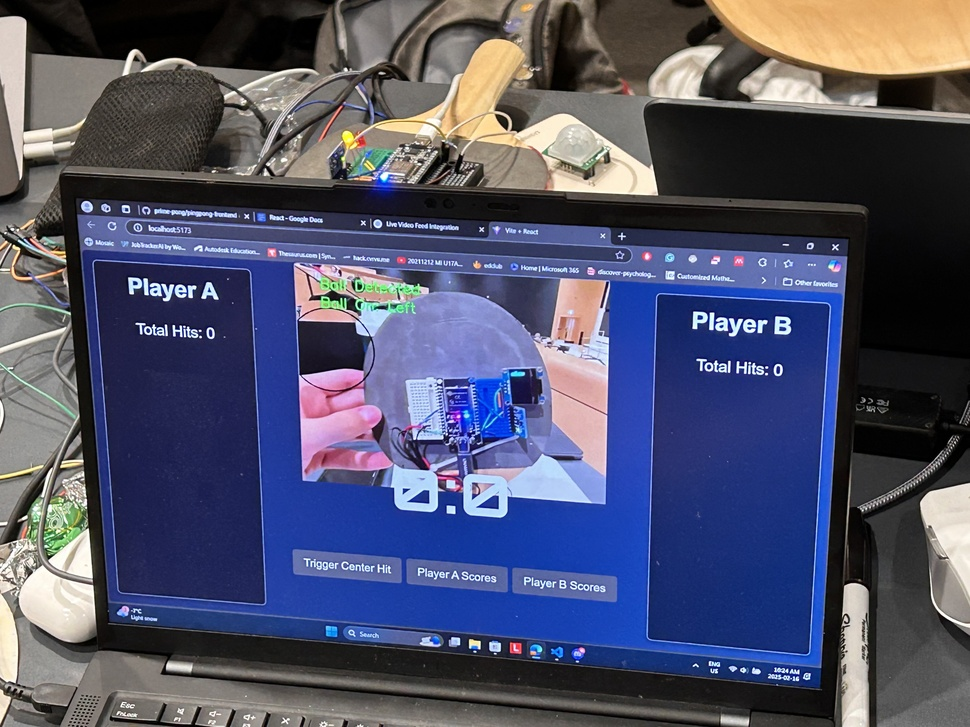
#> input picture images/IMG_2100.jpg, 970 x 727 px, shrunk from 4032 x 3024 before the run, given in place of the camera
$ python opencv.py
#> lines starting #> are read from the running program, lines starting #| are printed output that depends on the picture; after the words box and inside, x2 and y2 are one past the last pixel; in counts of white or black regions, pixels touching at a corner belong together
#> in main, frame is the input picture: shape (727, 970, 3); mean B, G, R 105.9, 81.8, 79.1
import cv2
import numpy as np
import time
import requests  # Optional: for sending HTTP requests to your game server

# --- CONFIGURATION --- #
MIN_DISTANCE_PIXELS = 50  # Adjust based on your calibration
PIXELS_PER_CM = 10         # Example: 10 pixels ~ 1 cm.
PURPLE_PADDING_CM = 5      # Purple padded rectangle: 5 cm padding.
GREEN_PADDING_CM = 1       # Green table rectangle: 1 cm padding.
DELAY_SECONDS = 3          # Delay before scoring after ball is undetectable

# --- UTILITY FUNCTIONS --- #
def adjust_lighting(frame):
    """Adjust lighting using histogram equalization on the Y channel of YCrCb."""
    ycrcb = cv2.cvtColor(frame, cv2.COLOR_BGR2YCrCb)
#> ycrcb: shape (727, 970, 3); mean of channels 0, 1, 2 83.8, 124.7, 140.5
    y, cr, cb = cv2.split(ycrcb)
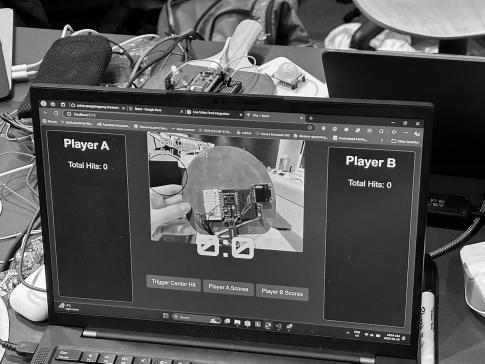
#> y: shape (727, 970) (shown at 1/2 size); min 0, max 255, mean 83.8
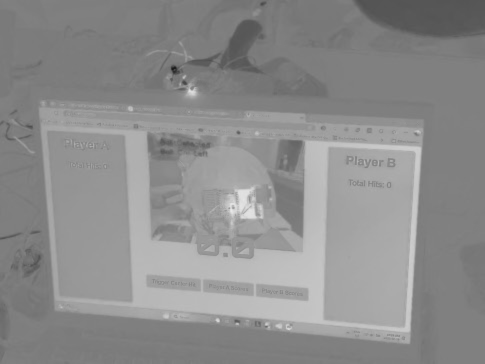
#> cb: shape (727, 970) (shown at 1/2 size); min 20, max 233, mean 140.5
    y_eq = cv2.equalizeHist(y)
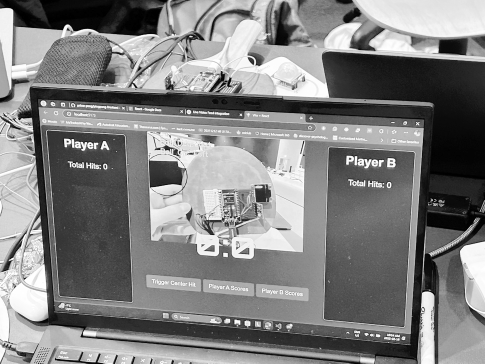
#> y_eq: shape (727, 970) (shown at 1/2 size); min 0, max 255, mean 127.8
    ycrcb_eq = cv2.merge((y_eq, cr, cb))
#> ycrcb_eq: shape (727, 970, 3); mean of channels 0, 1, 2 127.8, 124.7, 140.5
    return cv2.cvtColor(ycrcb_eq, cv2.COLOR_YCrCb2BGR)
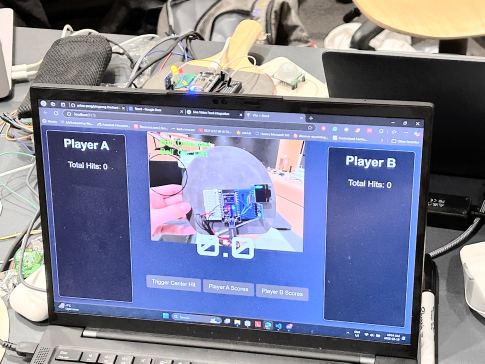
#> returned value: shape (727, 970, 3) (shown at 1/2 size); mean B, G, R 148.6, 125.8, 122.2

# --- TABLE DETECTOR CLASS --- #
class TableDetector:
    def __init__(self):
        self.tracked_markers = None

    # [10 lines left out: function order_points, not called in this run]

    def remove_close_points(self, points, min_distance):
        """Remove points that are too close together."""
        if len(points) == 0:
            return points
        filtered = []
        for pt in points:
            if any(np.linalg.norm(pt - np.array(existing)) < min_distance for existing in filtered):
                continue
            filtered.append(pt)
        return np.array(filtered, dtype="float32")

    def detect_blue_markers(self, frame):
        """Detect blue markers in the frame and return their centroids."""
        frame_adj = adjust_lighting(frame)
        hsv = cv2.cvtColor(frame_adj, cv2.COLOR_BGR2HSV)
#> hsv: shape (727, 970, 3); mean H, S, V 67.4, 64.6, 157.1
        lower_blue = np.array([100, 150, 50])
        upper_blue = np.array([140, 255, 255])
        mask = cv2.inRange(hsv, lower_blue, upper_blue)
#> mask: shape (727, 970); 9.4% white; 889 white regions (838 under 20 px), largest, box (x1, y1, x2, y2) and area: (320, 485, 716, 651) 29983, (648, 446, 820, 654) 15210, (657, 295, 829, 378) 6284
        kernel = np.ones((5, 5), np.uint8)
        mask = cv2.morphologyEx(mask, cv2.MORPH_OPEN, kernel)
#> mask: shape (727, 970); 7% white; 47 white regions, largest, box (x1, y1, x2, y2) and area: (346, 488, 648, 644) 26229, (683, 505, 816, 653) 9772, (657, 295, 826, 344) 3490
        mask = cv2.morphologyEx(mask, cv2.MORPH_CLOSE, kernel)
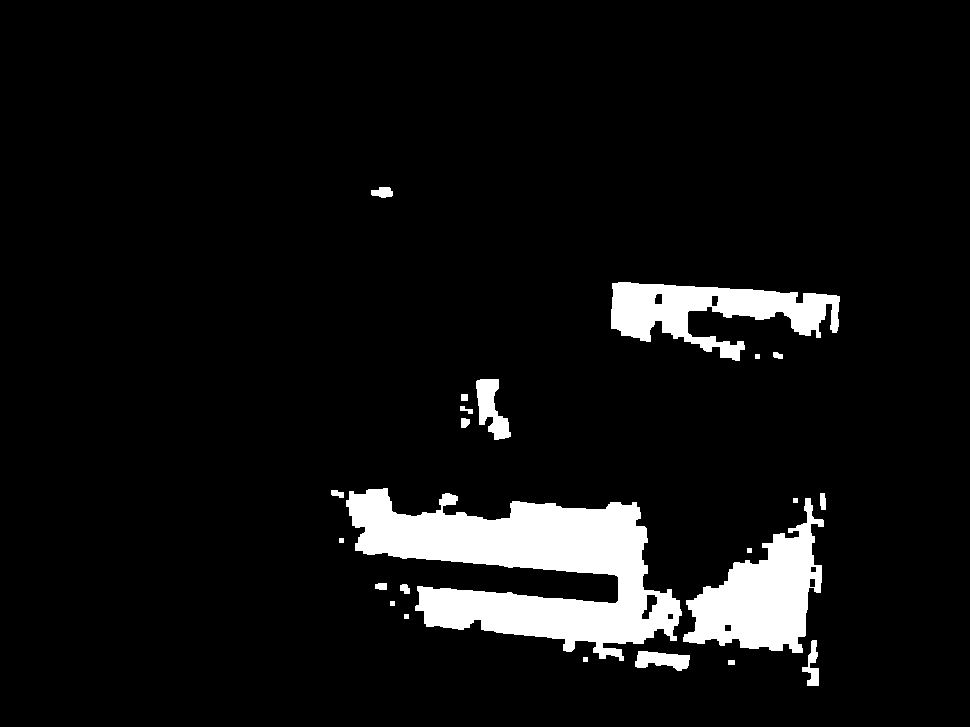
#> mask: shape (727, 970); 7.2% white; 23 white regions
        contours, _ = cv2.findContours(mask.copy(), cv2.RETR_EXTERNAL, cv2.CHAIN_APPROX_SIMPLE)
#> contours = 23 contours, 7 with area under 20; largest, box (x1, y1, x2, y2) and area: (346, 488, 682, 661) 27704, (683, 498, 824, 653) 10339, (611, 282, 840, 361) 8342, (476, 379, 511, 440) 1062, (635, 651, 690, 671) 662
        centroids = []
        for cnt in contours:
            if cv2.contourArea(cnt) > 50:
                M = cv2.moments(cnt)
                if M["m00"] != 0:
                    cx = int(M["m10"] / M["m00"])
                    cy = int(M["m01"] / M["m00"])
                    centroids.append([cx, cy])
#> this loop made 23 passes
#> (cx, cy) on passes 3, 4, 7, 8, 11, 13, 14, 15: (661, 659), (812, 665), (404, 588), (380, 585), (762, 595), (822, 501), (336, 493), (527, 566)
#> after the loop, centroids = [[661, 659], [812, 665], [404, 588], [380, 585], [762, 595], [822, 501], [336, 493], [527, 566], [464, 422], [490, 407], [710, 310], [382, 192]]
        if len(centroids) == 0:
            return None
        centroids = np.array(centroids, dtype="float32")
        centroids = self.remove_close_points(centroids, MIN_DISTANCE_PIXELS)
#> the loop in remove_close_points, `for pt in points:` made 12 passes
#> after the loop in remove_close_points, `for pt in points:`: filtered = [[661, 659], [812, 665], [404, 588], [762, 595], [822, 501], [336, 493], [527, 566], [464, 422], [710, 310], [382, 192]]
#> centroids has the same summary as filtered in remove_close_points
        return centroids

    # [18 lines left out: function update_tracked_markers, not called in this run]

    def process_frame(self, frame):
        """
        Processes a frame, updates marker tracking, and if 4 markers are reliably tracked,
        returns the table's vertices as a list of 4 [x, y] pairs.
        """
        detected = self.detect_blue_markers(frame)
#> detected has the same summary as filtered in remove_close_points
        if detected is not None:
            if self.tracked_markers is None:
                if detected.shape[0] == 4:
                    self.tracked_markers = self.order_points(detected)
            else:
                self.tracked_markers = self.update_tracked_markers(self.tracked_markers, detected)
        if self.tracked_markers is not None:
            return self.tracked_markers.astype(int).tolist()
        return None

# --- BALL DETECTION --- #
def detect_orange_ball(frame):
    """Detects the orange ball and returns its center and radius."""
    frame_adj = adjust_lighting(frame)
    hsv = cv2.cvtColor(frame_adj, cv2.COLOR_BGR2HSV)
    lower_orange = np.array([0, 80, 80])
    upper_orange = np.array([25, 255, 255])
    mask = cv2.inRange(hsv, lower_orange, upper_orange)
#> mask: shape (727, 970); 2.4% white; 133 white regions (109 under 20 px), largest, box (x1, y1, x2, y2) and area: (708, 0, 970, 75) 13224, (447, 42, 522, 131) 2026, (452, 122, 473, 139) 137
    kernel = np.ones((5, 5), np.uint8)
    mask = cv2.morphologyEx(mask, cv2.MORPH_OPEN, kernel)
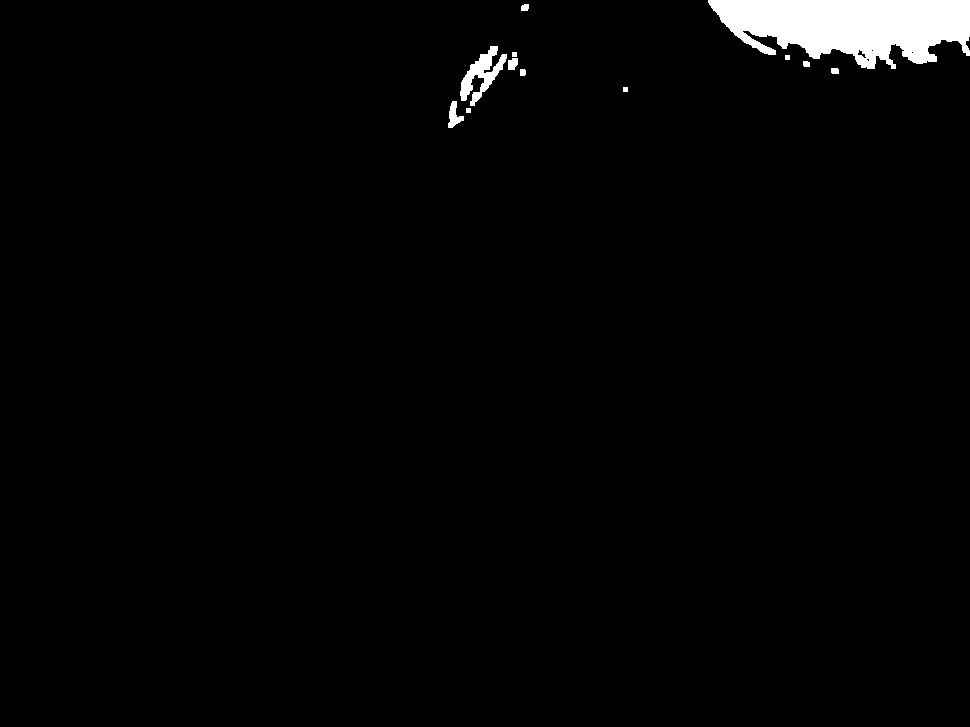
#> mask: shape (727, 970); 2% white; 12 white regions, largest, box (x1, y1, x2, y2) and area: (708, 0, 970, 69) 12613, (460, 46, 507, 106) 1119, (448, 101, 464, 128) 225
    mask = cv2.morphologyEx(mask, cv2.MORPH_CLOSE, kernel)
#> mask: shape (727, 970); 2.1% white; 8 white regions
    contours, _ = cv2.findContours(mask, cv2.RETR_EXTERNAL, cv2.CHAIN_APPROX_SIMPLE)
#> contours = 8 contours, 2 with area under 20; largest, box (x1, y1, x2, y2) and area: (708, 0, 970, 69) 12402, (460, 46, 518, 113) 1432, (448, 101, 464, 128) 194, (521, 4, 529, 11) 38, (831, 68, 839, 74) 34, (520, 69, 526, 76) 29
    if len(contours) == 0:
        return None, None
    largest_contour = max(contours, key=cv2.contourArea)
#> largest_contour = contour of 217 points, box (x1, y1, x2, y2) (708, 0, 970, 69), area 12402
    ((x, y), radius) = cv2.minEnclosingCircle(largest_contour)
#> x = 838.5; y = 27.5; radius = 133.4
    if radius < 2:
        return None, None
    return (int(x), int(y)), int(radius)

# [5 lines left out: function determine_ball_side, not called in this run]

# --- SCORING LOGIC --- #
# These variables track whether the ball was in bounds and the last detected side.
ball_in_bounds = False
last_detected_side = None
undetectable_start_time = None  # Timestamp when the ball first went undetectable

# [6 lines left out: function trigger_score_event, not called in this run]
    # [10 lines of commented-out code are left out]
def main():
    global ball_in_bounds, last_detected_side, undetectable_start_time

    cap = cv2.VideoCapture(2)
    detector = TableDetector()

    if not cap.isOpened():
        print("Could not open webcam.")
        return

    # Pre-calculate padding values in pixels.
    purple_padding_pixels = int(PURPLE_PADDING_CM * PIXELS_PER_CM)
    green_padding_pixels = int(GREEN_PADDING_CM * PIXELS_PER_CM)

    while True:
        ret, frame = cap.read()
        if not ret:
            break

        frame_adjusted = adjust_lighting(frame)
        table_vertices = detector.process_frame(frame_adjusted)
        ball_center, ball_radius = detect_orange_ball(frame_adjusted)
#> ball_center = (838, 27); ball_radius = 133
        padded_bounds = None

        # Draw table boundaries if table is detected.
        if table_vertices is not None:
            pts = np.array(table_vertices, dtype="int32")
            xs = pts[:, 0]
            ys = pts[:, 1]
            min_x, max_x = xs.min(), xs.max()
            min_y, max_y = ys.min(), ys.max()

            # Draw green table rectangle with 1 cm padding.
            green_min_x = max(min_x - green_padding_pixels, 0)
            green_min_y = max(min_y - green_padding_pixels, 0)
            green_max_x = min(max_x + green_padding_pixels, frame.shape[1])
            green_max_y = min(max_y + green_padding_pixels, frame.shape[0])
            cv2.rectangle(frame, (green_min_x, green_min_y), (green_max_x, green_max_y), (0, 255, 0), 3)

            # Compute and draw purple padded rectangle with 5 cm padding.
            padded_min_x = max(min_x - purple_padding_pixels, 0)
            padded_min_y = max(min_y - purple_padding_pixels, 0)
            padded_max_x = min(max_x + purple_padding_pixels, frame.shape[1])
            padded_max_y = min(max_y + purple_padding_pixels, frame.shape[0])
            padded_bounds = (padded_min_x, padded_min_y, padded_max_x, padded_max_y)
            cv2.rectangle(frame, (padded_min_x, padded_min_y), (padded_max_x, padded_max_y), (128, 0, 128), 2)

            # Optionally, draw the detected table vertices.
            for vertex in table_vertices:
                cv2.circle(frame, tuple(vertex), 5, (0, 0, 255), -1)

        # --- BALL DETECTION & SCORING --- #
        if ball_center is not None:
            # Reset undetectable timer if ball is detected.
            undetectable_start_time = None
            cv2.circle(frame, ball_center, ball_radius, (0, 165, 255), 2)
            if table_vertices is not None and padded_bounds is not None:
                # Determine which side the ball is on.
                side_text = determine_ball_side(ball_center, table_vertices)
                cv2.putText(frame, f"Side: {side_text}", (50, 90),
                            cv2.FONT_HERSHEY_SIMPLEX, 1, (0, 255, 0), 2)
                # Mark that the ball is detected and update last known side.
                ball_in_bounds = True
                last_detected_side = side_text
                cv2.putText(frame, "Ball Detected", (50, 50),
                            cv2.FONT_HERSHEY_SIMPLEX, 1, (0, 255, 0), 2)
        else:
            # When the ball is not detected:
            if ball_in_bounds and last_detected_side is not None:
                if undetectable_start_time is None:
                    # Start the timer when ball goes undetectable.
                    undetectable_start_time = time.time()
                else:
                    elapsed = time.time() - undetectable_start_time
                    cv2.putText(frame, f"Undetected: {elapsed:.1f}s", (50, 130),
                                cv2.FONT_HERSHEY_SIMPLEX, 1, (0, 0, 255), 2)
                    if elapsed >= DELAY_SECONDS:
                        # Award point to the opposing team.
                        # If the ball was last seen on the Left, then Player B scores.
                        if last_detected_side == "Left":
                            trigger_score_event("B")
                        else:
                            trigger_score_event("A")
                        # Reset state after scoring.
                        ball_in_bounds = False
                        last_detected_side = None
                        undetectable_start_time = None
            else:
                # Reset the timer if ball_in_bounds is False.
                undetectable_start_time = None

        cv2.imshow("Table & Orange Ball Tracking", frame)
        if cv2.waitKey(1) & 0xFF == ord('q'):
#> (key q is pressed here)
            break

    cap.release()
    cv2.destroyAllWindows()

if __name__ == "__main__":
    main()

$ run again, on images/IMG_5441.jpg
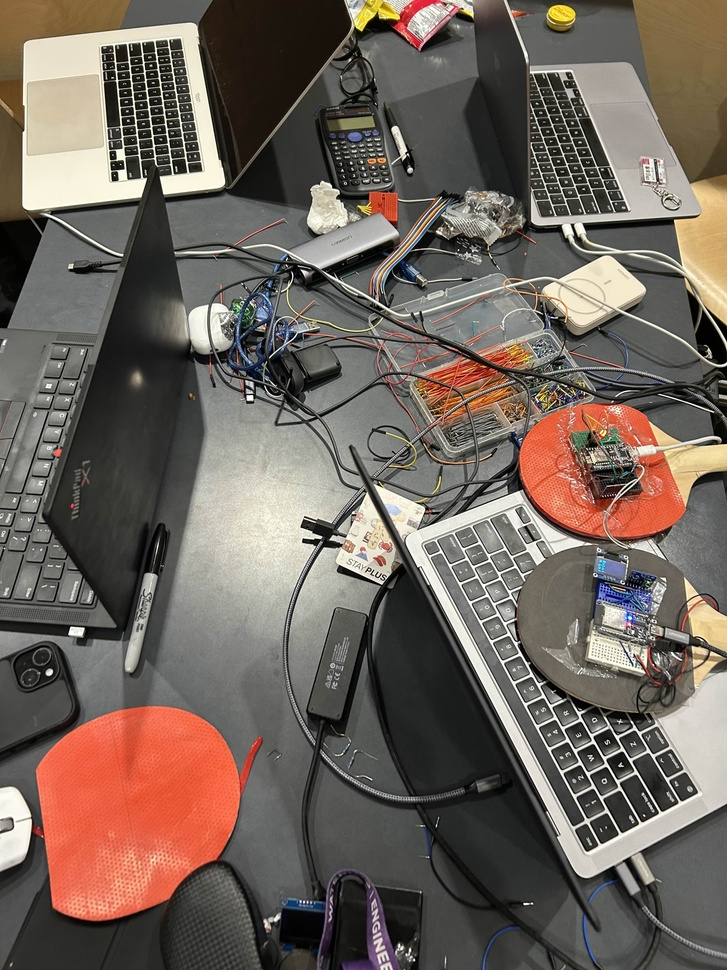
#> input picture images/IMG_5441.jpg, 727 x 970 px, shrunk from 3024 x 4032 before the run, given in place of the camera
#> in main, frame is the input picture: shape (970, 727, 3); mean B, G, R 92.1, 100.5, 112.1
#> ycrcb: shape (970, 727, 3); mean of channels 0, 1, 2 103, 134.4, 121.9
#> ycrcb_eq: shape (970, 727, 3); mean of channels 0, 1, 2 128, 134.4, 121.9
#> ycrcb: shape (970, 727, 3); mean of channels 0, 1, 2 127.4, 133.4, 122.2
#> ycrcb_eq: shape (970, 727, 3); mean of channels 0, 1, 2 128.1, 133.4, 122.2
#> hsv: shape (970, 727, 3); mean H, S, V 34.9, 37.8, 136.6
#> in detect_blue_markers, `mask = cv2.morphologyEx(mask, cv2.MORPH_OPEN, kernel)`:
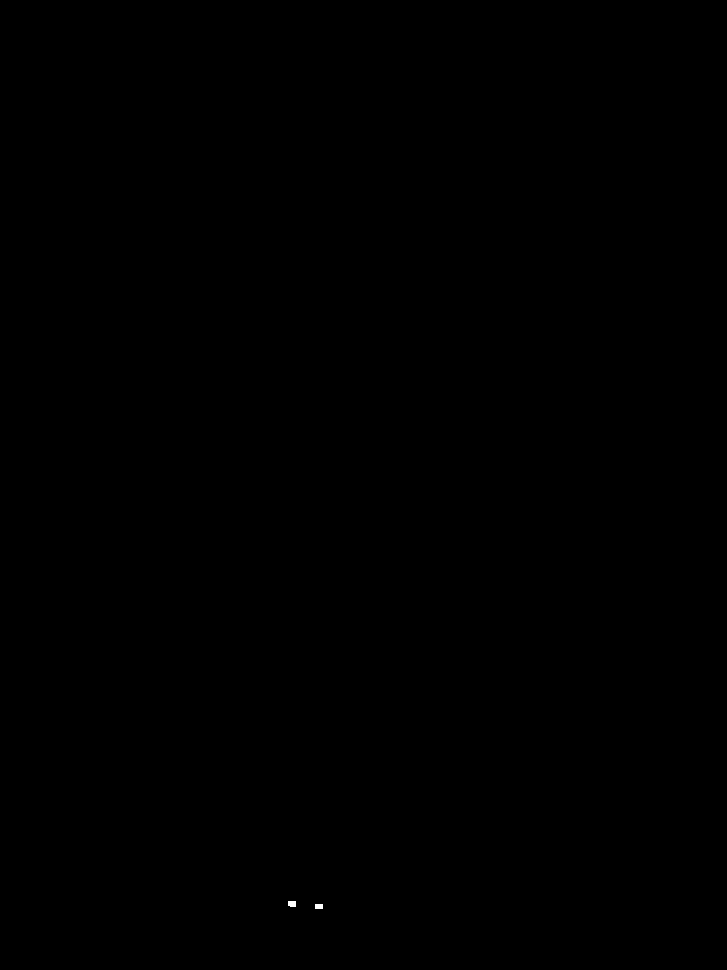
#> mask: shape (970, 727); 0.01% white; 2 white regions
#> in detect_blue_markers, `contours, _ = cv2.findContours(mask.copy(), cv2.RETR_EXTERNAL, cv2.CHA..`: contours = 2 contours; box (x1, y1, x2, y2) and area: (288, 901, 296, 907) 34, (315, 904, 323, 909) 28
#> the loop in detect_blue_markers, `for cnt in contours:` made 2 passes
#> cnt on pass 1: [[315, 904], [315, 908], [322, 908], [322, 904]]
#> after the loop in detect_blue_markers, `for cnt in contours:`: centroids = []
#> in detect_orange_ball, `mask = cv2.morphologyEx(mask, cv2.MORPH_CLOSE, kernel)`:
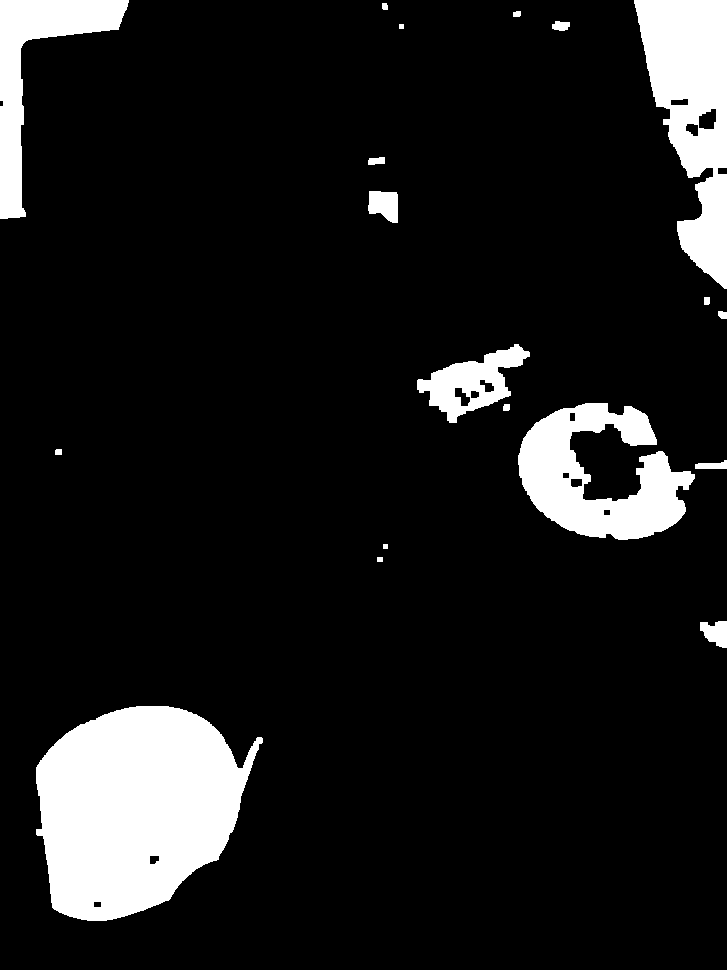
#> mask: shape (970, 727); 11% white; 19 white regions
#> in detect_orange_ball, `contours, _ = cv2.findContours(mask, cv2.RETR_EXTERNAL, cv2.CHAIN_APPR..`: contours = 19 contours, 2 with area under 20; largest, box (x1, y1, x2, y2) and area: (36, 706, 263, 921) 34377, (634, 0, 727, 289) 15508, (518, 403, 695, 540) 12932, (0, 0, 129, 219) 8043, (417, 344, 530, 423) 3996
#> largest_contour = contour of 368 points, box (x1, y1, x2, y2) (36, 706, 263, 921), area 34377
#> in detect_orange_ball, `((x, y), radius) = cv2.minEnclosingCircle(largest_contour)`: x = 157; y = 822.5; radius = 134.8
#> ball_center = (157, 822); ball_radius = 134
